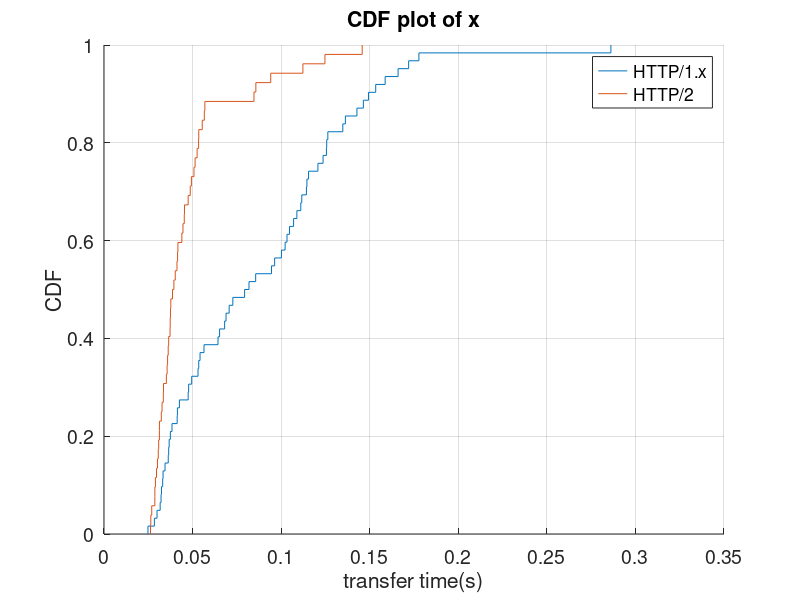

The MATLAB source for this figure:
h1_fp_5 = 414988957.0;
h2_fp_5 = 417759291.55;
h1_fp_50 = 640052720.5;
h2_fp_50 = 729408785.5;
h1_fp_95 = 1017018757.55;
h2_fp_95 = 1094705412.35;

fp_5 = [h1_fp_5 h2_fp_5];
fp_50 = [h1_fp_50 h2_fp_50];
fp_95 = [h1_fp_95 h2_fp_95];

h1_fp_time = [474010942, 770167372, 650063644, 635266117, 449505494, 676246824, 434592710, 680042563, 637229160, 314313607, 454926904, 748906576, 464997308, 466698314, 645225422, 653100171, 734534011, 697262285, 726330807, 620244565, 970969292, 460007354, 640160010, 1017754976, 959201596, 734173853, 628747695, 443996601, 217855091, 838831851, 434982781, 465891227, 655821360, 620919538, 425975447, 1016118935, 436494654, 457826458, 1062371925, 675238796, 664926766, 473274229, 667008517, 1051289748, 580748422, 694791142, 1054262292, 461347016, 783482618, 629896587, 463881320, 466768011, 520445855, 454931880, 679497694, 664903674, 647533892, 674989382, 658112316, 623334571, 690379749, 1000407733, 1038874168, 469880277, 706184279, 455930692, 781464891, 639945431, 638493806, 646260338, 673231321, 459534918, 347343822, 655741602, 644960180, 655494378, 450155854, 635925790, 603525731, 729532964, 913613020, 412164487, 683954846, 637706588, 846031510, 1039687925, 668913405, 644619390, 469431176, 439363234, 837904644, 655263002, 653205263, 500520697, 792033961, 449741031, 400819052, 636069949, 1009882337, 305208389, 759057918, 634778636, 693950813, 1013459163, 614447862, 989590000, 471082014, 615468542, 418441087, 405589981, 621554051, 454646580, 467298401, 761863744, 449400153, 993887466, 654344563, 612006460, 756568175, 483614717, 440002209, 680647298, 627586126, 615877056, 467962981, 950454399, 696315866, 1514812552, 448113210, 610164603];
h2_fp_time = [811383515, 474353020, 443103226, 548347595, 457530225, 904749367, 375140249, 661475062, 401376200, 690119082, 920907541, 720484642, 467357185, 797373668, 1108552567, 621018846, 801241813, 803199594, 458232287, 481114292, 920233305, 754945386, 924070037, 777215533, 745710610, 730685901, 456167389, 597965194, 832319553, 1128918717, 770760103, 541434835, 457289944, 807728752, 715203850, 681012472, 724987380, 657588178, 742781159, 471409136, 813567089, 478197594, 579778728, 698235495, 514773991, 480260752, 688733235, 876594563, 711678306, 863674847, 819187454, 516267565, 726576217, 820736544, 794744436, 769451769, 669490494, 832881212, 737392587, 440715168, 893685365, 764403207, 799219232, 696585860, 718763689, 377126420, 450177025, 838379265, 1127937810, 717806492, 744002109, 716966534, 753124570, 324397106, 1096535075, 818878263, 434044626, 745852948, 709295786, 751108687, 890853037, 771147615, 461816923, 287283059, 698149103, 838164406, 619468364, 734281653, 410526973, 435792215, 738302558, 1323566026, 728131670, 735984033, 730835635, 404307628, 583146643, 426598792, 676114498, 741546290, 742503077, 453848185, 1064680242, 850620678, 680666013, 915915477, 726657563, 748877977, 739830224, 693498828, 995166927, 463137018, 722367279, 705764751, 1092469158, 434085747, 1090026906, 865773218, 731307059, 834416754, 1167612615, 833139363, 715559779, 766241486, 1124138501, 655742091, 716950313, 782664946, 576822824, 869854092];

h1_nfp_time = [7275873, 6523645, 117276869, 127868693, 42725634, 67747990, 42172903, 13871632, 84475579, 10654401, 11106766, 30348208, 49107625, 17854120, 64028159, 47624622, 61824652, 6574623, 59185927, 40399658, 4459336, 61444868, 11501280, 27723640, 11653758, 103806874, 39694867, 31630975, 100733944, 8986809, 90971540, 89612338, 12478552, 28500333, 24945288, 7446792, 41879850, 36502763, 6971948, 37356163, 56037340, 76726680, 6732634, 104433773, 39990518, 9061279, 148388941, 23056782, 14432630, 23529280, 88442146, 11049010, 34989922, 55104048, 8450402, 5089204, 6691166, 10147615, 62554016, 26744764, 53333698, 36328829];
h2_nfp_time = [114046760, 97059074, 26974318, 79252691, 31693786, 65172042, 114348752, 44082015, 120845880, 83015493, 64740019, 70494636, 80841703, 124430909, 31491017, 56883505, 34815343, 109077317, 120054186, 34524253, 59396938, 92778364, 27741715, 104679320, 61296995, 63760234, 51023618, 21259724, 44306990, 18848943, 53344604, 45751051, 35018380, 47763337, 49072059, 74924718, 216291916, 47023780, 52917946, 52453474, 49948839, 66780375, 92136709, 88624993, 49163871, 88537275, 42717335, 64893867, 24573708, 63560024, 66360335, 40184112];

h1_nfp_time = [35852339, 15022811, 60430407, 32466349, 43020344, 45425002, 55268383, 17774234, 56997942, 30551163, 31687326, 35558158, 34329726, 140393156, 97389605, 43496434, 36921025, 16606953, 34395447, 47582641, 17575675, 76169630, 37163831, 27992884, 34230819, 45386858, 29518709, 31355344, 52692142, 29141868, 111896364, 51876069, 19405745, 42252440, 94214512, 25925743, 81695432, 22087919, 73885789, 16610028, 47527970, 89822986, 34554239, 39796661, 63812095, 111206936, 31558881, 25493127, 39904930, 44362868, 36782638, 217315888, 50360431, 33285010, 18208306, 58130779, 32284139, 20403478, 22144610, 108413431, 32353283, 31993990];
h2_nfp_time = [25078322, 35841511, 40271123, 17086201, 48893301, 20333667, 37369289, 38099348, 22791278, 53203233, 26019153, 22005340, 24506657, 112594797, 18670253, 23131791, 19206541, 24685073, 17569047, 21112417, 23669029, 27396865, 55640980, 16288761, 34864247, 22751844, 21060258, 130268157, 19204754, 18845368, 23147819, 38764640, 26677588, 38379050, 21071054, 18795598, 28380248, 35395362, 53482327, 23630666, 37747707, 28252180, 24845874, 48806570, 19309746, 24199218, 21003133, 18679221, 43060136, 20602585, 29482716, 32949616];

h1_nfp_time = [434788811, 298875471, 638786020, 631906436, 736445511, 558005300, 478755074, 855548620, 748568185, 531882524, 632975476, 645147746, 372990582, 383363675, 781609627, 354986055, 514552332, 766132128, 781448655, 684905555, 762718684, 449631601, 817810677, 862248882, 507463611, 511194436, 462012494, 920613774, 192147307, 465336222, 279332221, 604556561, 649607231, 554918536, 215946783, 515955177, 194034010, 826448117, 463452959, 342570612, 865781139, 558784326, 364825279, 601098873, 284466274, 420148195, 539413320, 327058609, 689817838, 417389015, 469157679, 339407226, 836399038, 356502636, 446188931, 737429746, 728712786, 799225613, 419702700, 414095296, 672790508, 438351045, 360569159, 353333470, 817592957, 506987987, 465641374, 417643626, 882291449, 420946987, 603968631, 345799731, 728458022, 330892785, 534270141, 558664787, 381577717, 614464527, 740284262, 674858276, 386068552, 356760505, 494644974, 370522195, 545859415, 493635024, 812723643, 372091747, 386375443, 766319727, 401874475, 422524614, 722134644, 444015512, 408857904, 773759121, 510182711, 527375032, 378909461, 324776714, 671696988, 335878756, 822746347, 799716699, 574282197, 476974662, 595477648, 632066742, 362007118, 456963588, 408356168, 319273776, 639090555, 486002603, 534868075, 636831020, 557809401, 462806267, 860870305, 695707296, 591519860, 848141581, 464894905, 328466634, 548061246, 663948447, 808986794, 404891863, 544898070, 827658244];
h2_nfp_time = [1023695932, 466673312, 717259765, 548600143, 656298202, 721772555, 393569844, 431729518, 588732842, 457293837, 687790493, 617087337, 1140425004, 441111637, 841785406, 581444916, 689203926, 791441760, 431930744, 682992547, 718215185, 651297223, 733540877, 540811187, 370369938, 459165444, 493291710, 603203698, 708529055, 943346001, 1065472469, 751362330, 624283312, 705764746, 699278411, 231352600, 434512412, 405607720, 405608186, 674521503, 772823349, 833545986, 362130204, 706755805, 703359917, 408853702, 671082921, 1147750685, 606161978, 649545761, 419581760, 434758554, 607466410, 449942840, 642653753, 382206916, 709922451, 671704540, 631584185, 348918339, 735077270, 456000372, 467205878, 727075552, 363752831, 403767485, 720959320, 747162372, 691040023, 492080882, 499820144, 695050832, 822667347, 397732840, 428324938, 717454717, 502882588, 691027231, 439836513, 394240380, 726474620, 786786109, 683472506, 230687369, 960637263, 409869558, 746705675, 668315256, 665956045, 679737970, 610626808, 668409905, 584199512, 450732638, 793408093, 251064827, 470893083, 384459915, 1018880881, 705885911, 468748485, 597278980, 722939804, 625942848, 964463613, 568945586, 679176265, 704713504, 695568489, 682568159, 760269815, 387203299, 641765454, 387451531, 636267344, 443591191, 994502640, 783967692, 666334806, 1003047084, 869523826, 732485093, 704144825, 610824903, 1045344421, 761419823, 385136042, 582205469, 518968422, 709616315];

h1_nfp_time = [136262716, 38386038, 81856275, 171975902, 166008124, 41304215, 120761109, 32444012, 72730848, 142780077, 42568830, 68093581, 153381118, 53080971, 37458790, 49501961, 85619070, 47510186, 111643816, 79374854, 36784203, 125565883, 94539788, 41441473, 34458979, 102239692, 96329047, 103303892, 177764294, 24813035, 56454064, 146405759, 126356023, 158714544, 36267294, 125722887, 108878107, 115470845, 28427468, 31700762, 123664897, 104740458, 33331613, 111089281, 70663604, 114274929, 29929249, 32195783, 114557922, 286152602, 65254804, 53482804, 47769293, 64354972, 134815686, 68893094, 54209553, 33123678, 149296933, 36520656, 100161189, 107025582];
h2_nfp_time = [84651980, 29023576, 94115097, 31296672, 53393618, 30626739, 44572005, 35624498, 47515164, 55453347, 49340591, 37520398, 85722105, 112282276, 26252204, 43940152, 28713715, 53498338, 26422945, 28705729, 41724120, 33579400, 56936859, 37381220, 37718740, 37292933, 40224088, 145752331, 41192011, 38670206, 31272123, 45432462, 45314725, 39449232, 35894977, 32350830, 48688367, 32765256, 51414396, 33492281, 35207281, 26945211, 30185756, 52567596, 29656316, 41532286, 124714614, 36517936, 50788787, 36244471, 56627240, 30866566];


h1_fp_time = h1_fp_time / 1000000000
h2_fp_time = h2_fp_time / 1000000000
h1_nfp_time = h1_nfp_time / 1000000000
h2_nfp_time = h2_nfp_time / 1000000000


set(gca,'fontsize',14)

hold on
% p1 = cdfplot(h1_fp_time)
% p2 = cdfplot(h2_fp_time)
p3 = cdfplot(h1_nfp_time)
p4 = cdfplot(h2_nfp_time)

% p1.LineWidth = 1
% p2.LineWidth = 1

legend('HTTP/1.x', 'HTTP/2')

ylabel('CDF')
xlabel('transfer time(s)')
% title('first page transfer time comparison')




